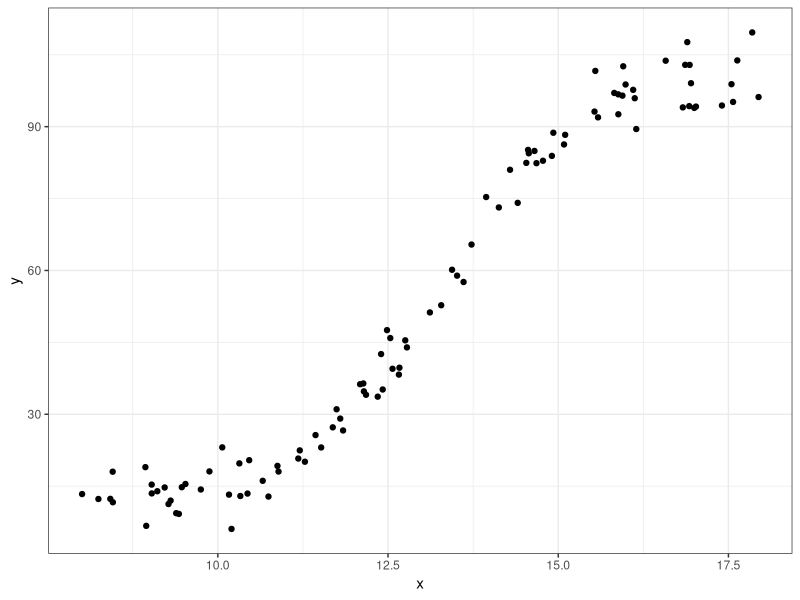
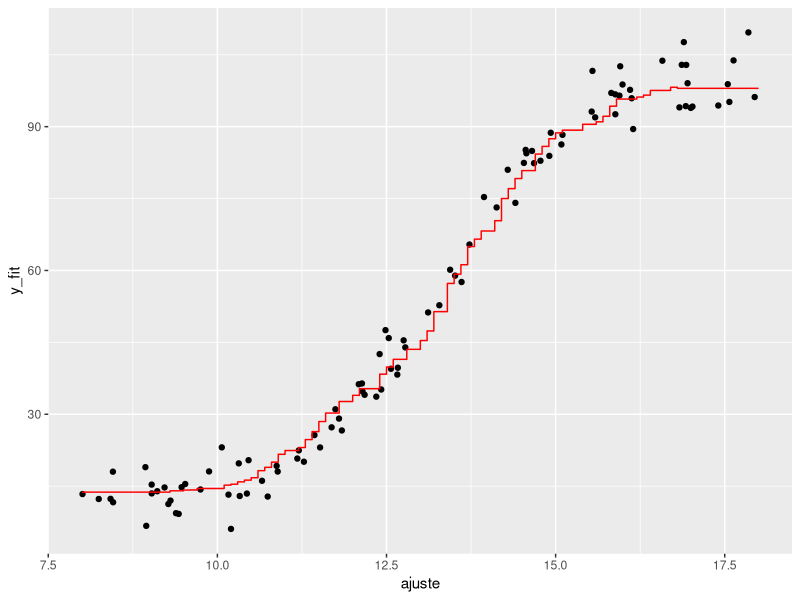

Generate these figures, in order, with R:
library(tidyverse)
library(FNN)

# amostra gerada ----------------------------------------------------------

n_obs <- 100

set.seed(123)

dados <- tibble(x = sort(runif(n = n_obs, min = 8, max = 18)), 
                y = 45*tanh(x/1.9 - 7) + 57 + rnorm(n = n_obs, mean = 0, sd = 4))

dados %>% 
  ggplot(aes(x, y)) + 
  geom_point() + 
  theme_bw()


# KNN ---------------------------------------------------------------------

knn.reg(train = dados$x, 
        test = matrix(dados$x[1:10]), 
        y =  dados$y, 
        k = 10)$pred


n_obs <- 100

set.seed(123)

dados <- tibble(x = sort(runif(n = n_obs, min = 8, max = 18)), 
                y = 45*tanh(x/1.9 - 7) + 57 + rnorm(n = n_obs, mean = 0, sd = 4))

x_pred <- seq(8, 18, 0.1)

tibble(ajuste = x_pred,
       y_fit = knn.reg(train = dados$x, 
                       test = matrix(x_pred), 
                       y =  dados$y, 
                       k = 25)$pred) %>% 
  ggplot(aes(ajuste, y_fit)) + 
    geom_point(data = dados, aes(x, y)) +
    geom_step(color = "red")
